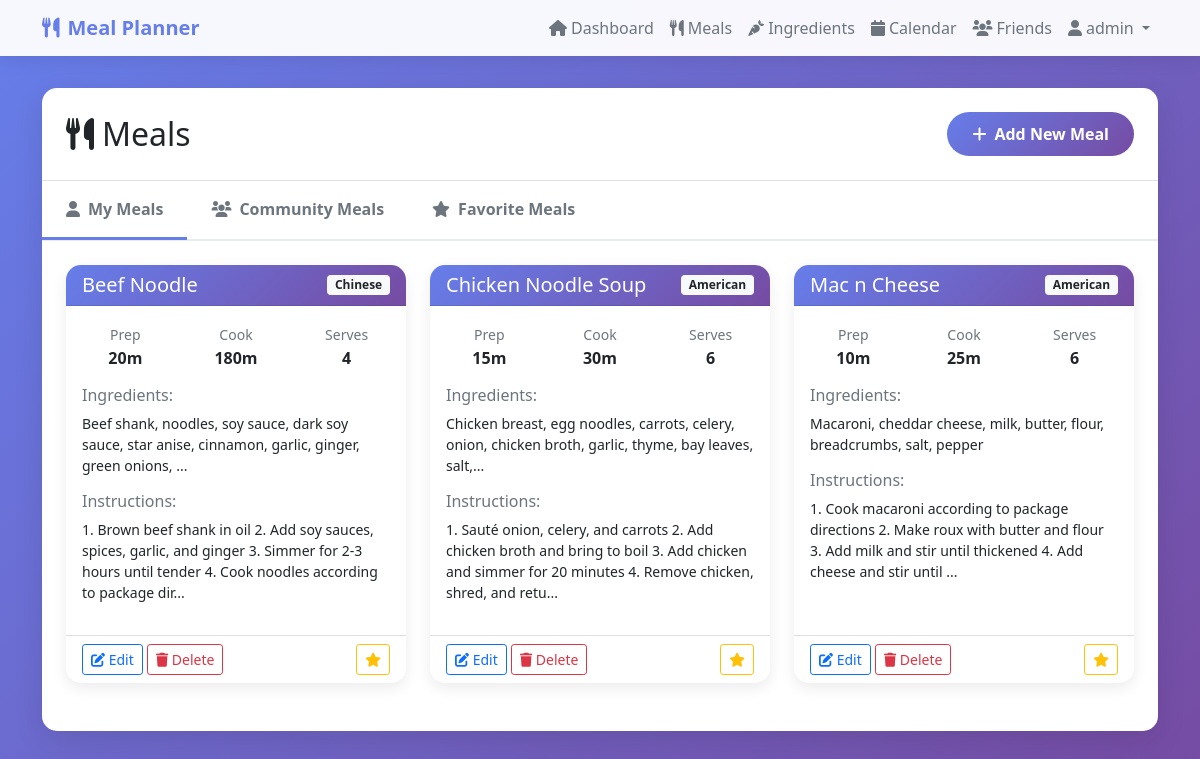
The page /meals (signed in) on the database its author committed.
### tables this page shows
CREATE TABLE meals (
            id INTEGER PRIMARY KEY AUTOINCREMENT,
            name TEXT NOT NULL,
            ingredients TEXT NOT NULL,
            instructions TEXT,
            prep_time INTEGER,
            cook_time INTEGER,
            servings INTEGER,
            category TEXT,
            created_at TIMESTAMP DEFAULT CURRENT_TIMESTAMP
        , user_id INTEGER, is_community BOOLEAN DEFAULT FALSE);

### planner.py (the view)
    def decorated_function(*args, **kwargs):
        if 'user_id' not in session:
            return redirect(url_for('login'))
        return f(*args, **kwargs)

### planner.py (called while the page is built)
def login_required(f):
    def decorated_function(*args, **kwargs):
        if 'user_id' not in session:
            return redirect(url_for('login'))
        return f(*args, **kwargs)
    decorated_function.__name__ = f.__name__
    return decorated_function

### templates/meals.html (shortened to what this page needs)
<!DOCTYPE html>
<html lang="en">
<head>
    <link href="https://cdn.jsdelivr.net/npm/bootstrap@5.1.3/dist/css/bootstrap.min.css" rel="stylesheet">
    <link href="https://cdnjs.cloudflare.com/ajax/libs/font-awesome/6.0.0/css/all.min.css" rel="stylesheet">
</head>
<body>
    <nav class="navbar navbar-expand-lg navbar-light">
        <div class="container">
            <a class="navbar-brand" href="{{ url_for('dashboard') }}">
                <i class="fas fa-utensils me-2"></i>Meal Planner
            </a>
            <div class="collapse navbar-collapse" id="navbarNav">
                <ul class="navbar-nav ms-auto">
                    <li class="nav-item">
                        <a class="nav-link" href="{{ url_for('dashboard') }}">
                            <i class="fas fa-home me-1"></i>Dashboard
                        </a>
                    </li>
                    <li class="nav-item">
                        <a class="nav-link active" href="{{ url_for('meals') }}">
                            <i class="fas fa-utensils me-1"></i>Meals
                        </a>
                    </li>
                    <li class="nav-item">
                        <a class="nav-link" href="{{ url_for('ingredients') }}">
                            <i class="fas fa-carrot me-1"></i>Ingredients
                        </a>
                    </li>
                    <li class="nav-item">
                        <a class="nav-link" href="{{ url_for('calendar_view') }}">
                            <i class="fas fa-calendar me-1"></i>Calendar
                        </a>
                    </li>
                    <li class="nav-item">
                        <a class="nav-link" href="{{ url_for('friends') }}">
                            <i class="fas fa-users me-1"></i>Friends
                        </a>
                    </li>
                    <li class="nav-item dropdown">
                        <a class="nav-link dropdown-toggle" href="#" id="navbarDropdown" role="button" data-bs-toggle="dropdown">
                            <i class="fas fa-user me-1"></i>{{ session.username }}
                        </a>
                    </li>
                </ul>
            </div>
        </div>
    </nav>
    <div class="container">
        <div class="main-content">
            <div class="d-flex justify-content-between align-items-center p-4 border-bottom">
                <h2 class="mb-0"><i class="fas fa-utensils me-2"></i>Meals</h2>
                <button class="btn btn-primary btn-add-meal" data-bs-toggle="modal" data-bs-target="#addMealModal">
                    <i class="fas fa-plus me-2"></i>Add New Meal
                </button>
            </div>
            <ul class="nav nav-tabs" id="mealsTabs" role="tablist">
                <li class="nav-item" role="presentation">
                    <button class="nav-link active" id="personal-tab" data-bs-toggle="tab" data-bs-target="#personal" type="button" role="tab">
                        <i class="fas fa-user me-2"></i>My Meals
                    </button>
                </li>
                <li class="nav-item" role="presentation">
                    <button class="nav-link" id="community-tab" data-bs-toggle="tab" data-bs-target="#community" type="button" role="tab">
                        <i class="fas fa-users me-2"></i>Community Meals
                    </button>
                </li>
                <li class="nav-item" role="presentation">
                    <button class="nav-link" id="default-tab" data-bs-toggle="tab" data-bs-target="#default" type="button" role="tab">
                        <i class="fas fa-star me-2"></i>Favorite Meals
                    </button>
                </li>
            </ul>
            <div class="tab-content p-4" id="mealsTabsContent">
                <div class="tab-pane fade show active" id="personal" role="tabpanel">
                    {% if personal_meals %}
                    <div class="row">
                        {% for meal in personal_meals %}
                        <div class="col-md-6 col-lg-4 mb-4">
                            <div class="card meal-card" style="cursor: pointer;" onclick="showMealDetails({{ meal.id }}, '{{ meal.name }}')">
                                <div class="card-header meal-header">
                                    <div class="d-flex justify-content-between align-items-center">
                                        <h5 class="card-title mb-0">{{ meal.name }}</h5>
                                        <span class="badge bg-light text-dark">{{ meal.category|title }}</span>
                                    </div>
                                </div>
                                <div class="card-body">
                                    <div class="row mb-3">
                                        <div class="col-4 text-center">
                                            <small class="text-muted">Prep</small>
                                            <div class="fw-bold">{{ meal.prep_time }}m</div>
                                        </div>
                                        <div class="col-4 text-center">
                                            <small class="text-muted">Cook</small>
                                            <div class="fw-bold">{{ meal.cook_time }}m</div>
                                        </div>
                                        <div class="col-4 text-center">
                                            <small class="text-muted">Serves</small>
                                            <div class="fw-bold">{{ meal.servings }}</div>
                                        </div>
                                    </div>
                                    <div class="mb-3">
                                        <h6 class="text-muted">Ingredients:</h6>
                                        <p class="small">{{ meal.ingredients[:100] }}{% if meal.ingredients|length > 100 %}...{% endif %}</p>
                                    </div>
                                    {% if meal.instructions %}
                                    <div class="mb-3">
                                        <h6 class="text-muted">Instructions:</h6>
                                        <p class="small">{{ meal.instructions[:150] }}{% if meal.instructions|length > 150 %}...{% endif %}</p>
                                    </div>
                                    {% endif %}
                                </div>
                                <div class="card-footer bg-transparent">
                                    <div class="d-flex justify-content-between align-items-center">
                                        <div>
                                            <button class="btn btn-sm btn-outline-primary" onclick="editMeal({{ meal.id }})">
                                                <i class="fas fa-edit"></i> Edit
                                            </button>
                                            <button class="btn btn-sm btn-outline-danger" onclick="deleteMeal({{ meal.id }})">
                                                <i class="fas fa-trash"></i> Delete
                                            </button>
                                        </div>
                                        <button class="btn btn-sm {{ 'btn-warning' if meal.is_favorited else 'btn-outline-warning' }}" onclick="toggleFavorite({{ meal.id }}, event)">
                                            <i class="fas fa-star"></i>
                                        </button>
                                    </div>
                                </div>
                            </div>
                        </div>
                        {% endfor %}
                    </div>
                    {% endif %}
                </div>
            </div>
        </div>
    </div>
</body>
</html>

### templates/meals.html (style rules this page uses)
body { background: linear-gradient(135deg, #667eea 0%, #764ba2 100%); min-height: 100vh; }
.navbar { background: rgba(255, 255, 255, 0.95) !important; backdrop-filter: blur(10px); box-shadow: 0 2px 20px rgba(0, 0, 0, 0.1); }
.navbar-brand { font-weight: 700; color: #667eea !important; }
.nav-link { color: #6c757d !important; font-weight: 500; transition: all 0.3s ease; }
.main-content { background: white; border-radius: 15px; box-shadow: 0 10px 30px rgba(0, 0, 0, 0.1); margin-top: 2rem; margin-bottom: 2rem; }
.nav-tabs { border-bottom: 2px solid #e9ecef; }
.nav-tabs .nav-link { border: none; color: #6c757d; font-weight: 600; padding: 1rem 1.5rem; border-radius: 0; transition: all 0.3s ease; }
.nav-tabs .nav-link.active { color: #667eea; background: none; border-bottom: 3px solid #667eea; }
.meal-card { border: none; border-radius: 15px; box-shadow: 0 5px 15px rgba(0, 0, 0, 0.08); transition: all 0.3s ease; height: 100%; }
.meal-header { background: linear-gradient(135deg, #667eea 0%, #764ba2 100%); color: white; border-radius: 15px 15px 0 0 !important; }
.btn-add-meal { background: linear-gradient(135deg, #667eea 0%, #764ba2 100%); border: none; border-radius: 25px; padding: 10px 25px; font-weight: 600; transition: all 0.3s ease; }

### rows shown on the page
meals: name "Beef Noodle", category "Chinese", prep_time "20", cook_time "180", servings "4", ingredients "Beef shank, noodles, soy sauce, dark soy sauce, star anise, cinnamon, garlic, ginger, green onions,", instructions "1. Brown beef shank in oil 2. Add soy sauces, spices, garlic, and ginger 3. Simmer for 2-3 hours until tender 4. Cook noodles according to package dir"
meals: name "Chicken Noodle Soup", category "American", prep_time "15", cook_time "30", servings "6", ingredients "Chicken breast, egg noodles, carrots, celery, onion, chicken broth, garlic, thyme, bay leaves, salt,", instructions "1. Sauté onion, celery, and carrots 2. Add chicken broth and bring to boil 3. Add chicken and simmer for 20 minutes 4. Remove chicken, shred, and retu"
meals: name "Mac n Cheese", category "American", prep_time "10", cook_time "25", servings "6", ingredients "Macaroni, cheddar cheese, milk, butter, flour, breadcrumbs, salt, pepper", instructions "1. Cook macaroni according to package directions 2. Make roux with butter and flour 3. Add milk and stir until thickened 4. Add cheese and stir until"

### other values the page prints
{{ session.username }} "admin"
